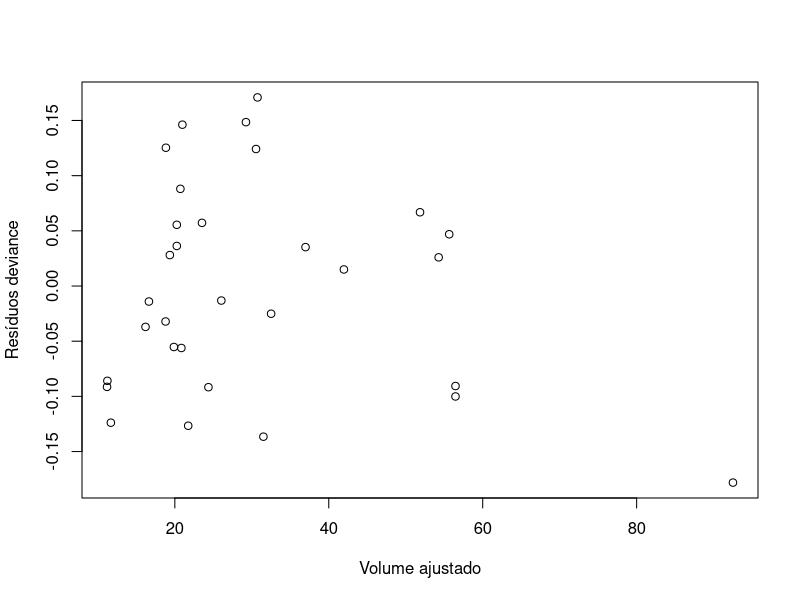
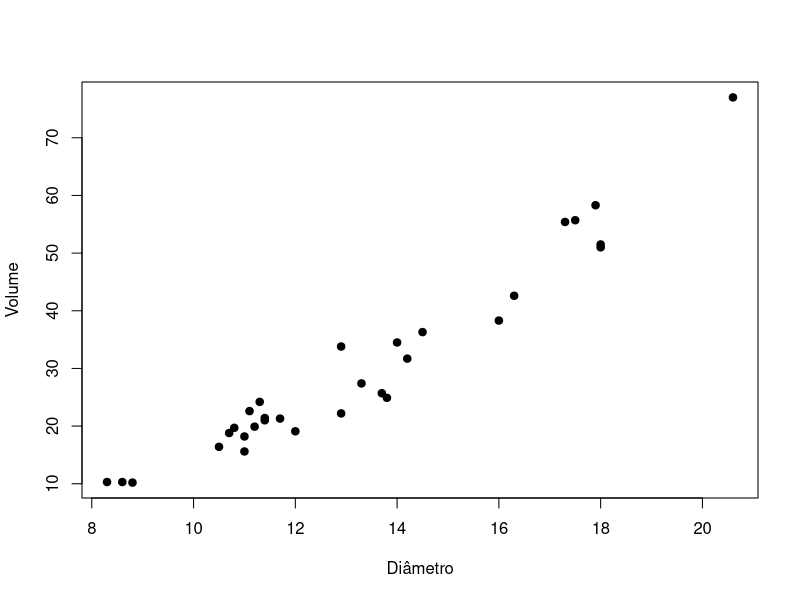

Recreate these plots in R, in order.
# Modelos lineares generalizados (GLM) ----

# Ajuste e resultados ----
ajuste <- glm(Volume ~ Girth + Height, data = trees,
              family = Gamma(link = "log"))
print(summary(ajuste))
print(exp(coef(ajuste)))
plot(fitted(ajuste), residuals(ajuste, type = "deviance"),
     xlab = "Volume ajustado", ylab = "Resíduos deviance")

# Visualização e diagnóstico ----
plot(Volume ~ Girth, data = trees, pch = 19, xlab = "Diâmetro", ylab = "Volume")
